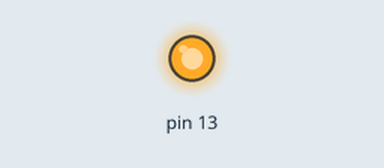
Simulated run of this sketch. Board: Arduino Uno, built with avr-gcc and run on an emulated ATmega328P. Shown: output pins drawn as LEDs (lit = HIGH). What the sketch prints to the serial monitor is not drawn. At 0.3 s the program stops and its outputs stay as they are.

Above: at 0.1 s.
Timing chart, 0 to 1.6 s (numbered marks = the images above):
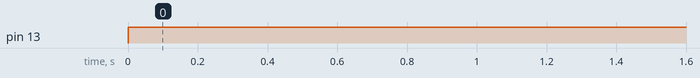

The sketch:

UARTreadTest.ino
```cpp
int SR = 20; // 0 to 255
byte EnDi = 00000000; //User settings 8 bit byte of data

void setup() {
  // initialize the serial
  Serial.begin(115200);
  pinMode(13,OUTPUT);
  digitalWrite(13,LOW);

}

void loop() {
  Serial.write(SR);
  delay(1);
  Serial.write(EnDi);

  digitalWrite(13,HIGH);
  while(1) {
  }
}
```

Measured:
- by itself, pin 13: LOW → HIGH at 0.00 s
